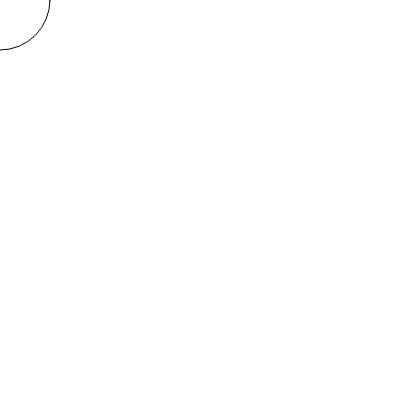
Frame 1 (no input)
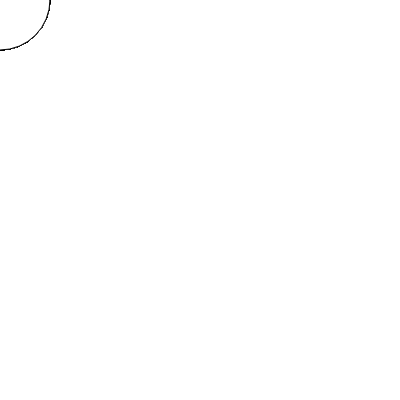
Frame 60 (no input)
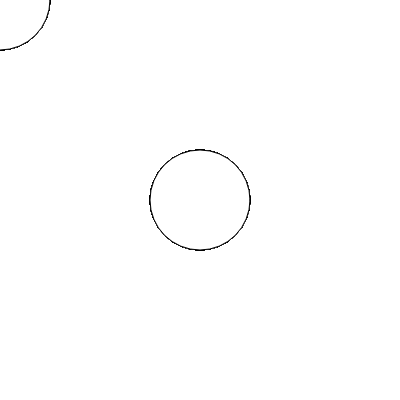
Frame 120 (the mouse pressed at the canvas centre since frame 60)

The p5.js sketch that drew these frames (run headless with seeded random() and noise() and a simulated clock; from frame 60 on, the mouse is pressed at the canvas centre):

// p5.js sketch
// ── sketch.js
// setup function - used for commands that need to run only once
function setup()
{
  // only put code here that you want to happen one time, 
  // at the start of your program

  // create a canvas element on the page
  createCanvas(400, 400);
}

// draw function - used for commands that need to be repeated
function draw()
{
  // draw an ellipse
  ellipse(mouseX, mouseY, 100, 100);
}
		
